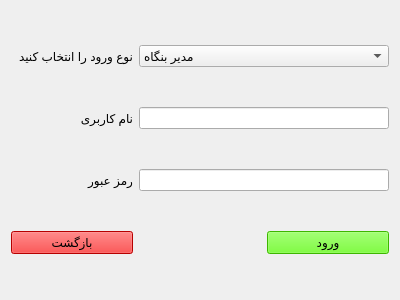
<?xml version="1.0" encoding="UTF-8"?>
<ui version="4.0">
 <class>signin</class>
 <widget class="QWidget" name="signin">
  <property name="geometry">
   <rect>
    <x>0</x>
    <y>0</y>
    <width>400</width>
    <height>300</height>
   </rect>
  </property>
  <property name="windowTitle">
   <string>Form</string>
  </property>
  <layout class="QGridLayout" name="gridLayout">
   <item row="1" column="1" colspan="2">
    <widget class="QLineEdit" name="lineEdit_1"/>
   </item>
   <item row="3" column="0">
    <widget class="QPushButton" name="pushButton_1">
     <property name="styleSheet">
      <string notr="true">background-color: rgb(255, 0, 0);</string>
     </property>
     <property name="text">
      <string>بازگشت</string>
     </property>
    </widget>
   </item>
   <item row="3" column="2">
    <widget class="QPushButton" name="pushButton_2">
     <property name="styleSheet">
      <string notr="true">background-color: rgb(85, 255, 0);
font: 10pt &quot;MS Shell Dlg 2&quot;;</string>
     </property>
     <property name="text">
      <string>ورود</string>
     </property>
    </widget>
   </item>
   <item row="2" column="0">
    <widget class="QLabel" name="label_2">
     <property name="text">
      <string>رمز عبور</string>
     </property>
    </widget>
   </item>
   <item row="1" column="0">
    <widget class="QLabel" name="label_1">
     <property name="text">
      <string>نام کاربری</string>
     </property>
    </widget>
   </item>
   <item row="2" column="1" colspan="2">
    <widget class="QLineEdit" name="lineEdit_2"/>
   </item>
   <item row="0" column="0">
    <widget class="QLabel" name="label_3">
     <property name="text">
      <string>نوع ورود را انتخاب کنید</string>
     </property>
    </widget>
   </item>
   <item row="0" column="1" colspan="2">
    <widget class="QComboBox" name="comboBox">
     <item>
      <property name="text">
       <string>مدیر بنگاه</string>
      </property>
     </item>
     <item>
      <property name="text">
       <string>کاربر</string>
      </property>
     </item>
    </widget>
   </item>
  </layout>
 </widget>
 <tabstops>
  <tabstop>lineEdit_1</tabstop>
  <tabstop>lineEdit_2</tabstop>
  <tabstop>pushButton_2</tabstop>
  <tabstop>pushButton_1</tabstop>
  <tabstop>comboBox</tabstop>
 </tabstops>
 <resources/>
 <connections/>
</ui>
